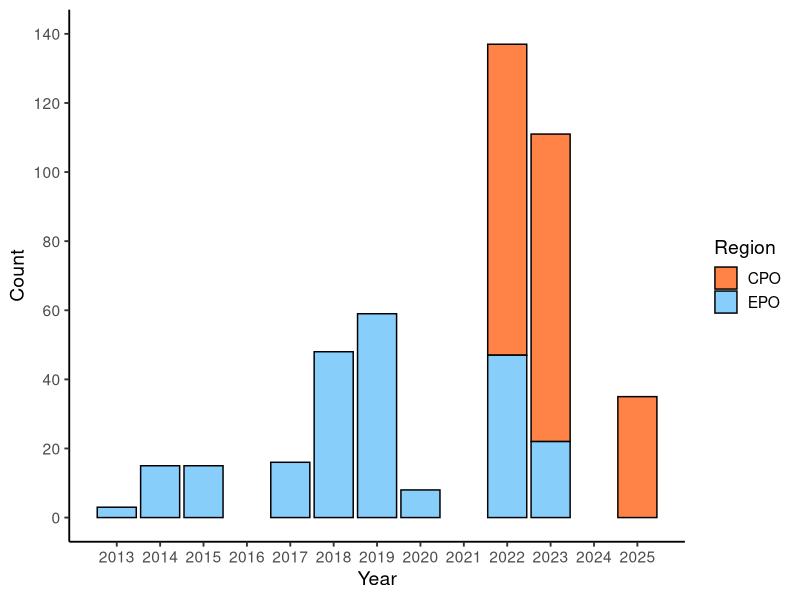

Recreate this plot in R. (Note: this script raises an error after producing the figure.)
#Length frequency plots
rm(list = ls())

####Data wrangling
library(openxlsx)
library(tidyverse)
library(ggplot2)

#Load data
alb <- read.xlsx("Data/alb.xlsx")

#Sample collection by year and region - Figure 2 aging dataset
ggplot(alb, aes(x=Collection.Year,fill = Collection.Region))+
  geom_histogram(stat="count",boundary=0, color = "black")+
  scale_fill_manual(values=c("sienna1","lightskyblue"))+
  scale_x_continuous(breaks=seq(2013,2025,by=1))+
  scale_y_continuous(limits=c(0,140),breaks=seq(0,140,20))+
  labs(x="Year",y="Count",fill="Region")+
  theme_classic(base_size = 14)

ggsave("Output/SampleCountbyYearRegion.jpeg", height=6, width=8)


#Length frequency by Region - Figure 5
ggplot(alb, aes(x=FL,fill=Collection.Region))+
  geom_histogram(binwidth=10, boundary = 0, color = "black")+
  scale_fill_manual(values=c("sienna1","lightskyblue"))+
  labs(y="Count", x = "Fork length (cm)", fill="Region")+
  theme_classic(base_size = 14)

ggsave("Output/LengthFreqbyRegion.jpeg", height=6, width=8)

#Age frequency by Region - Figure 6
ggplot(alb, aes(x=as.factor(Final.ID1),fill=Collection.Region))+
  geom_histogram(stat="count", color = "black")+
  scale_fill_manual(values=c("sienna1","lightskyblue"))+
  labs(y="Count", x = "Age", fill="Region")+
  theme_classic(base_size = 14)

ggsave("Output/agefrequency.jpeg", height=6, width=8)

#Length Frequency by Sex with UNKNOWNS Figure 7
ggplot(alb, aes(x=FL,fill=Sex))+
  geom_histogram(binwidth=10, boundary = 0, color = "black")+
  scale_fill_manual(values=c("red","blue","grey"), labels=c("Female","Male","Unknown"))+
  facet_wrap(vars(Collection.Region),nrow=2)+
  labs(y="Count", x = "Fork length (cm)", fill="Sex")+
  theme_classic(base_size = 14)

ggsave("Output/LengthFreqbySexUnk.jpeg", height=12, width=8)

#Age Frequency by Sex with Unkonwns - Figure 8
ggplot(alb, aes(as.factor(x=Final.ID1),fill=Sex))+
  geom_histogram(stat="count", color = "black")+
  scale_fill_manual(values=c("red","blue","grey"), labels=c("Female","Male","Unknown"))+
  facet_wrap(vars(Collection.Region),nrow=2)+
  labs(y="Count", x = "Age", fill="Sex")+
  theme_classic(base_size = 14)

ggsave("Output/agefrequencybySexUnk.jpeg", height=12, width=8)

####Mean length and age for whole dataset and by sex and region####
#Length by Region for text
summary(alb)
alb %>%
  group_by(Collection.Region) %>%
  summarise_at(vars(FL), list(Min = min, Mean = mean, Max = max, SD = sd))
table(alb$Collection.Region)

epo <- subset(alb, Collection.Region == "EPO")
SEepo <- sd(epo$FL)/sqrt(233)
cpo <- subset(alb, Collection.Region == "CPO")
SEcpo <- sd(cpo$FL)/sqrt(214)
SEall <- sd(alb$FL)/sqrt(447)

#Age by Region for text
alb %>%
  group_by(Collection.Region) %>%
  summarise_at(vars(Final.ID1), list(Min = min, Mean = mean, Max = max, SD = sd))
table(alb$Collection.Region)

SEageepo <- sd(epo$Final.ID1)/sqrt(233)
SEagecpo <- sd(cpo$Final.ID1)/sqrt(214)
SEageall <- sd(alb$Final.ID1)/sqrt(447)

alb %>%
  group_by(Sex) %>%
  summarise_at(vars(FL), list(Min = min, Mean = mean, Max = max, SD = sd))
table(alb$Sex)

alb %>%
  group_by(Sex) %>%
  summarise_at(vars(Final.ID1), list(Min = min, Mean = mean, Max = max, SD = sd))

albf <- subset(alb, Sex == "Female")
SEf <- sd(albf$Final.ID1)/sqrt(109)
albm <- subset(alb, Sex == "Male")
SEm <- sd(albm$Final.ID1)/sqrt(203)

####Length at age comparisons####
#Pairwise tests
table(alb$Sex,alb$Final.ID1,useNA="always")

fem <- subset(alb, Sex == "Female")
mal <- subset(alb, Sex == "Male")

#Go through the next 6 lines of code for each age: 1-13 (no females at 14 or 15)
f <- subset(fem, Final.ID1 == 1)
m <- subset(mal, Final.ID1 == 1)

shapiro.test(f$FL)
shapiro.test(m$FL)
t.test(f$FL, m$FL)
#If non parametric required
wilcox.test(f$FL,m$FL)

#For Table 8
options(pillar.sigfig=6)
meanf <- fem %>% 
  group_by(as.factor(Final.ID1)) %>%
  summarise(
    mean = mean(FL, na.rm = TRUE),
    sd   = sd(FL, na.rm = TRUE),
    n    = n(),
    se   = sd / sqrt(n)
  )
meanf

meanm <- mal %>% 
  group_by(as.factor(Final.ID1)) %>%
  summarise(
    mean = mean(FL, na.rm = TRUE),
    sd   = sd(FL, na.rm = TRUE),
    n    = n(),
    se   = sd / sqrt(n)
  )
meanm
